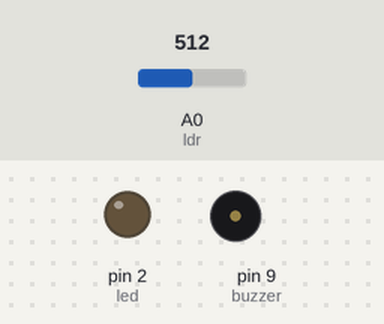
This sketch was run on a simulated Arduino Uno, built with avr-gcc and run on an emulated ATmega328P. Parts: output pins drawn as LEDs (lit = HIGH), buzzer (waves = sounding). Dashed ring = blinking. The test bench sets the inputs (shaded band); at power-on: A0 (ldr) = 512.

Above: at 1.2 s.
1.3 s: A0 (ldr) set to 952
2.8 s: A0 (ldr) set to 974
At 3.6 s:
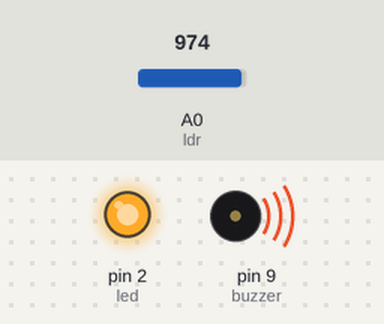
5.8 s: A0 (ldr) set to 953
At 6.1 s:
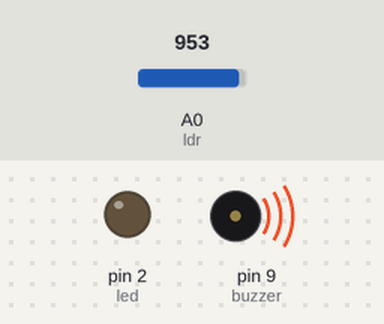
8.3 s: A0 (ldr) set to 973
At 9.1 s:
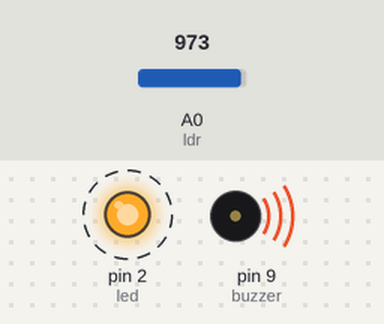
Timing chart, 0 to 12.3 s (numbered marks = the images above; inputs shaded):
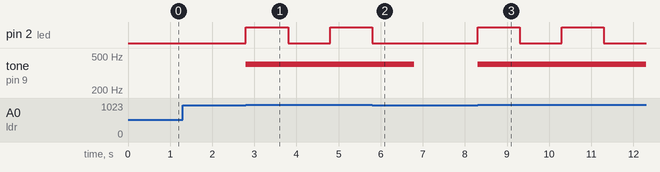

Measured:
- the behaviour switches between 962 and 963 on A0 (ldr) (found by bisection; images 0 and 1)
- after the input at 1.3 s, every drawn part: stays the same
- after the input at 2.8 s, pin 2 (led): LOW → HIGH at once, → LOW 1.0 s later, → HIGH 1.0 s later; tone on pin 9 (buzzer): silent → 400 Hz at once
- after the input at 5.8 s, pin 2 (led): goes on until 5.8 s, then stays LOW; tone on pin 9 (buzzer): 400 Hz → silent after 1.0 s
- after the input at 8.3 s, pin 2 (led): alternates HIGH for 1.0 s and LOW for 1.0 s, starting at once; tone on pin 9 (buzzer): silent → 400 Hz at once

The sketch:

lazer_alarm.ino
```cpp
const int led=2;
const int buzzer=9;
const int ldr=A0;
int val=50;

void setup() {
pinMode(led,OUTPUT);
pinMode(buzzer,OUTPUT);
pinMode(ldr,INPUT);// put your setup code here, to run once:

}

void loop() {
 val=analogRead(ldr);
if (val>=963) {
  tone(buzzer,400 );
  digitalWrite(led,HIGH);
  delay(1000);
  digitalWrite(led,LOW);
  delay(1000);

}
 else{
  digitalWrite(led,LOW);
 noTone(buzzer);
 }

}
```
